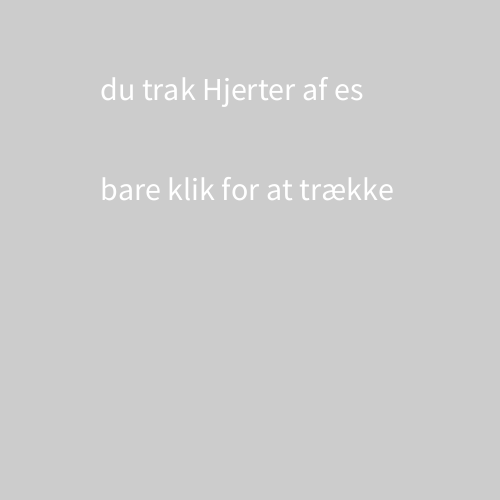
Frame 1 (no input)
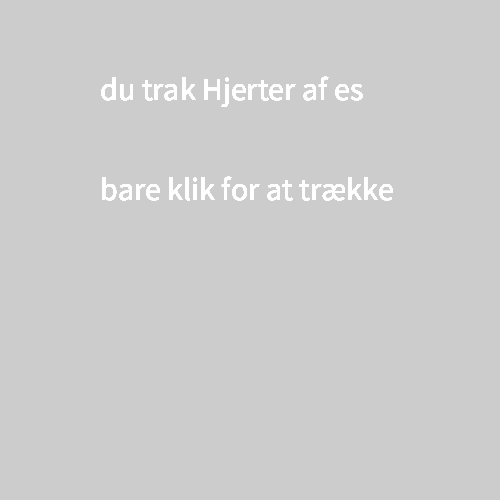
Frame 60 (the mouse pressed at the canvas centre just before this capture)
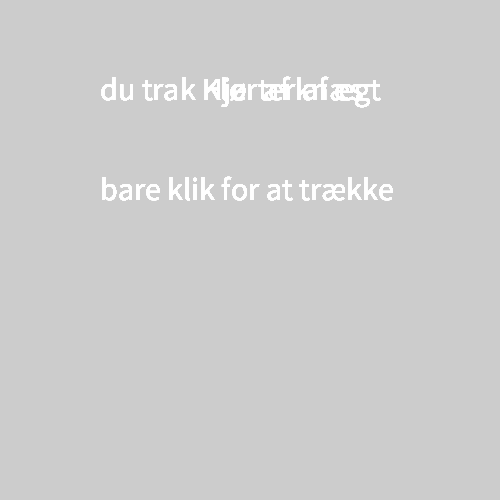
Frame 120 (the mouse held since frame 60 and released just before this capture)

The Processing sketch that drew these frames (run headless with seeded random() and noise(); from frame 60 on, the mouse is pressed at the canvas centre):

// Processing sketch: sketch_191029a
// ── sketch_191029a.pde
String[]kuloer = {"Hjerter", "Spar", "Klør", "Ruder"};

String[]emblem = {"es", "Konge", "dame", "knægt", "10", "9", "8", "7", "6", "5", "4", "3", "2"};

String[] tjek = new String[52];

String[] bob = {kuloer[0], emblem[0]};

int x, y;

void setup() {

  size(500, 500);
}

void mousePressed() {
  x = int(random(kuloer.length));
  y = int(random(emblem.length));

  println("du trak ", kuloer[x], " af ", emblem[y], "");
  
  String[] bob = {kuloer[x], emblem[y]};
  println(bob);
}


void draw() {

  clear();

  textSize(32);

  text("du trak "+ kuloer[x]+ " af "+ emblem[y], 100, 100);



  text("bare klik for at trække ", 100, 200);
}
